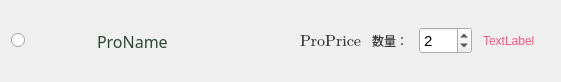
<?xml version="1.0" encoding="UTF-8"?>
<ui version="4.0">
 <class>CartItem</class>
 <widget class="QWidget" name="CartItem">
  <property name="geometry">
   <rect>
    <x>0</x>
    <y>0</y>
    <width>561</width>
    <height>82</height>
   </rect>
  </property>
  <property name="minimumSize">
   <size>
    <width>0</width>
    <height>80</height>
   </size>
  </property>
  <property name="maximumSize">
   <size>
    <width>166720</width>
    <height>82</height>
   </size>
  </property>
  <property name="font">
   <font>
    <family>Microsoft YaHei UI</family>
   </font>
  </property>
  <property name="focusPolicy">
   <enum>Qt::ClickFocus</enum>
  </property>
  <property name="contextMenuPolicy">
   <enum>Qt::DefaultContextMenu</enum>
  </property>
  <property name="windowTitle">
   <string>Form</string>
  </property>
  <layout class="QHBoxLayout" name="horizontalLayout_3">
   <item>
    <widget class="QRadioButton" name="radioButton">
     <property name="text">
      <string/>
     </property>
    </widget>
   </item>
   <item>
    <widget class="QWidget" name="widMusicPic" native="true">
     <property name="minimumSize">
      <size>
       <width>60</width>
       <height>60</height>
      </size>
     </property>
     <property name="maximumSize">
      <size>
       <width>60</width>
       <height>60</height>
      </size>
     </property>
    </widget>
   </item>
   <item>
    <layout class="QHBoxLayout" name="horizontalLayout">
     <item>
      <widget class="QLabel" name="ProName">
       <property name="sizePolicy">
        <sizepolicy hsizetype="Fixed" vsizetype="Preferred">
         <horstretch>0</horstretch>
         <verstretch>0</verstretch>
        </sizepolicy>
       </property>
       <property name="font">
        <font>
         <family>微软雅黑</family>
         <pointsize>12</pointsize>
         <weight>9</weight>
         <italic>false</italic>
         <bold>false</bold>
        </font>
       </property>
       <property name="styleSheet">
        <string notr="true">font: 75 12pt &quot;微软雅黑&quot;;
color:rgb(47, 70, 55);</string>
       </property>
       <property name="text">
        <string>ProName</string>
       </property>
      </widget>
     </item>
    </layout>
   </item>
   <item>
    <layout class="QHBoxLayout" name="horizontalLayout_2">
     <property name="spacing">
      <number>11</number>
     </property>
     <property name="rightMargin">
      <number>15</number>
     </property>
     <item>
      <spacer name="horizontalSpacer_2">
       <property name="orientation">
        <enum>Qt::Horizontal</enum>
       </property>
       <property name="sizeHint" stdset="0">
        <size>
         <width>78</width>
         <height>20</height>
        </size>
       </property>
      </spacer>
     </item>
     <item>
      <widget class="QLabel" name="ProPrice">
       <property name="font">
        <font>
         <family>Cambria Math</family>
         <pointsize>12</pointsize>
         <weight>50</weight>
         <italic>false</italic>
         <bold>false</bold>
        </font>
       </property>
       <property name="styleSheet">
        <string notr="true">
font: 12pt &quot;Cambria Math&quot;;
color: #333;</string>
       </property>
       <property name="text">
        <string>ProPrice</string>
       </property>
      </widget>
     </item>
     <item>
      <widget class="QLabel" name="ProNum">
       <property name="styleSheet">
        <string notr="true">
font: 12pt &quot;Cambria Math&quot;;
color: #333;</string>
       </property>
       <property name="text">
        <string>数量：</string>
       </property>
      </widget>
     </item>
     <item>
      <widget class="QSpinBox" name="spinBox">
       <property name="font">
        <font>
         <pointsize>11</pointsize>
        </font>
       </property>
       <property name="minimum">
        <number>1</number>
       </property>
       <property name="maximum">
        <number>100</number>
       </property>
       <property name="value">
        <number>2</number>
       </property>
      </widget>
     </item>
     <item>
      <widget class="QLabel" name="ProTolPrice">
       <property name="styleSheet">
        <string notr="true">color: rgb(255, 85, 127);
font: 12pt &quot;Cambria Math&quot;;</string>
       </property>
       <property name="text">
        <string>TextLabel</string>
       </property>
      </widget>
     </item>
    </layout>
   </item>
  </layout>
 </widget>
 <resources/>
 <connections/>
</ui>
